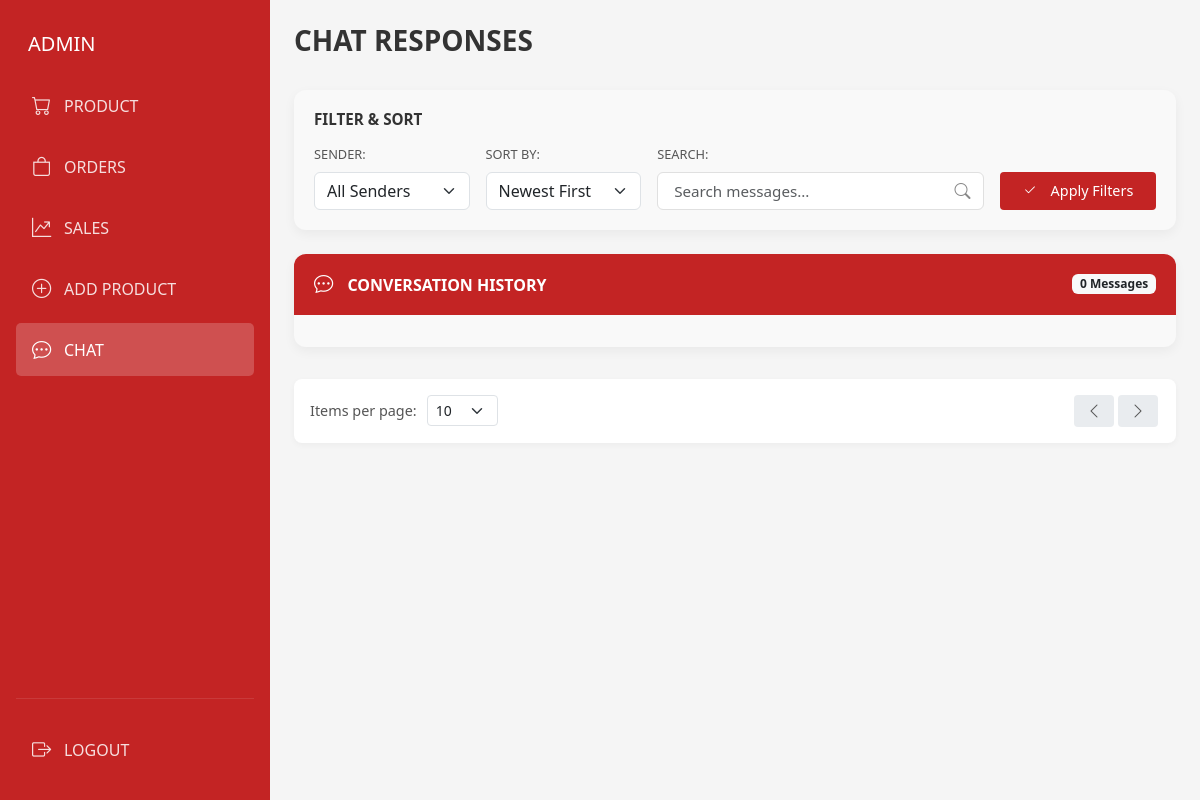
The page /admin/chatbot.php on the database as committed earlier.
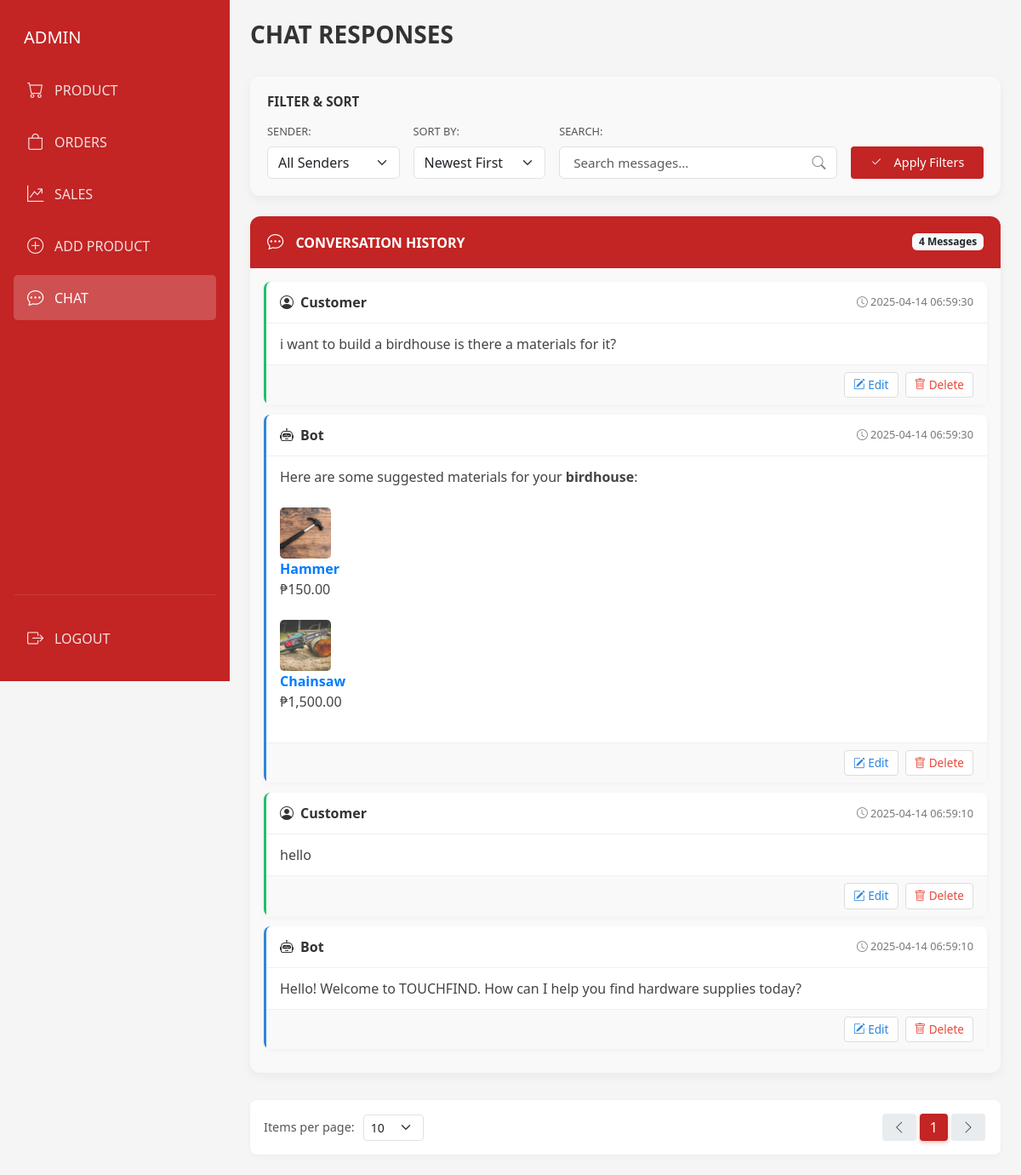
The same page on the database as committed later.
### tables this page shows
CREATE TABLE `chat` (
  `chat_id` int(11) NOT NULL,
  `chat_time` timestamp NOT NULL DEFAULT current_timestamp(),
  `message` text NOT NULL,
  `sender_name` enum('Customer','Bot') NOT NULL
);

### admin/components/fetch_chat_messages.php (called while the page is built, shortened)
<?php
include 'db_connection.php';
$page = isset($_GET['page']) ? intval($_GET['page']) : 1;
$itemsPerPage = isset($_GET['items_per_page']) ? intval($_GET['items_per_page']) : 10;
$offset = ($page - 1) * $itemsPerPage;
$countSql = "SELECT COUNT(*) as total FROM chat";
$countResult = $conn->query($countSql);
$totalMessages = $countResult->fetch_assoc()['total'];
$totalPages = ceil($totalMessages / $itemsPerPage);
$sql = "SELECT * FROM chat ORDER BY chat_time DESC LIMIT $offset, $itemsPerPage";
$result = $conn->query($sql);
$messages = array();
if ($result->num_rows > 0) {
    while($row = $result->fetch_assoc()) {
        $messages[] = $row;
    }
}
?>

### admin/chatbot.php (the view, shortened to what this page needs)
<!DOCTYPE html>
<html lang="en">
<head>
    <link href="../vendor/bootstrap/css/bootstrap.min.css" rel="stylesheet">
    <link rel="stylesheet" href="https://cdn.jsdelivr.net/npm/bootstrap-icons@1.11.3/font/bootstrap-icons.min.css">
    <link href="css/admin.css" rel="stylesheet">
</head>
<body>
    <?php include 'components/delete_product.php'; ?>
    <div class="d-flex admin-dashboard">
        <aside class="admin-sidebar">
            <?php include 'components/admin_sidebar.php'; ?>
        </aside>
        <main class="admin-main">
            <div class="container-fluid px-4 py-4">
                <div class="d-flex flex-column mb-4">
                    <h1 class="admin-page-title">CHAT RESPONSES</h1>
                </div>
                <?php include 'components/fetch_chat_messages.php'; ?>
                <div class="filter-sort-container mb-4">
                    <h6 class="filter-sort-heading mb-3">FILTER & SORT</h6>
                    <div class="filter-row">
                        <div class="filter-col sender-col">
                            <div class="filter-item">
                                <label for="inlineSenderFilter" class="filter-label">SENDER:</label>
                                <select class="form-select" id="inlineSenderFilter">
                                    <option value="">All Senders</option>
                                </select>
                            </div>
                        </div>
                        <div class="filter-col sort-col">
                            <div class="filter-item">
                                <label for="inlineSortOrder" class="filter-label">SORT BY:</label>
                                <select class="form-select" id="inlineSortOrder">
                                    <option value="newest">Newest First</option>
                                </select>
                            </div>
                        </div>
                        <div class="filter-col search-col">
                            <div class="filter-item">
                                <label for="search-chat-responses" class="filter-label">SEARCH:</label>
                                <div class="search-box">
                                    <input type="text" class="form-control" id="search-chat-responses" placeholder="Search messages..." data-search-target="chat-responses">
                                </div>
                            </div>
                        </div>
                        <div class="filter-col button-col">
                            <div class="filter-button-wrapper">
                                <button class="btn btn-apply-filters" id="applyInlineFilters">
                                    <i class="bi bi-check2"></i>Apply Filters
                                </button>
                            </div>
                        </div>
                    </div>
                </div>
                <div class="chat-container">
                    <div class="chat-header">
                        <div>
                            <i class="bi bi-chat-dots"></i>
                            <span>CONVERSATION HISTORY</span>
                        </div>
                        <span class="badge bg-light text-dark"><?php echo $totalMessages; ?> Messages</span>
                    </div>
                    <div class="p-3" id="message-list">
                        <?php foreach ($messages as $message): ?>
                        <div class="message-card <?php echo strtolower(str_replace(' ', '-', $message['sender_name'])); ?>-message"
                             data-id="<?php echo $message['chat_id']; ?>"
                             data-sender="<?php echo $message['sender_name']; ?>">
                            <div class="message-header">
                                <div class="message-sender">
                                    <i class="bi <?php echo ($message['sender_name'] == 'Support Bot' || $message['sender_name'] == 'Bot') ? 'bi-robot' : 'bi-person-circle'; ?>"></i>
                                    <span><?php echo $message['sender_name']; ?></span>
                                </div>
                                <div class="message-timestamp">
                                    <i class="bi bi-clock"></i>
                                    <?php echo $message['chat_time']; ?>
                                </div>
                            </div>
                            <div class="message-content">
                                <?php echo $message['message']; ?>
                            </div>
                            <div class="message-actions">
                                <button class="btn-message-action edit"
                                        data-bs-toggle="modal"
                                        data-bs-target="#editMessageModal"
                                        data-id="<?php echo $message['chat_id']; ?>"
                                        data-timestamp="<?php echo $message['chat_time']; ?>"
                                        data-sender="<?php echo $message['sender_name']; ?>"
                                        data-message="<?php echo htmlspecialchars($message['message']); ?>">
                                    <i class="bi bi-pencil-square"></i> Edit
                                </button>
                                <button class="btn-message-action delete"
                                        data-bs-toggle="modal"
                                        data-bs-target="#deleteMessageModal"
                                        data-id="<?php echo $message['chat_id']; ?>"
                                        data-sender="<?php echo $message['sender_name']; ?>">
                                    <i class="bi bi-trash"></i> Delete
                                </button>
                            </div>
                        </div>
                        <?php endforeach; ?>
                    </div>
                </div>
                <div class="pagination-container">
                    <div class="d-flex flex-column flex-md-row justify-content-between align-items-center">
                        <div class="items-per-page mb-3 mb-md-0">
                            <span>Items per page:</span>
                            <select class="form-select form-select-sm d-inline-block w-auto" id="itemsPerPageSelect">
                                <option value="10" <?php echo $itemsPerPage == 10 ? 'selected' : ''; ?>>10</option>
                            </select>
                        </div>
                        <nav aria-label="Page navigation">
                            <ul class="pagination mb-0">
                                <li class="page-item <?php echo $page <= 1 ? 'disabled' : ''; ?>">
                                    <a class="page-link" href="?page=<?php echo $page-1; ?>&items_per_page=<?php echo $itemsPerPage; ?>" aria-label="Previous">
                                        <i class="bi bi-chevron-left"></i>
                                    </a>
                                </li>
                                <?php for($i = 1; $i <= $totalPages; $i++): ?>
                                <li class="page-item <?php echo $i == $page ? 'active' : ''; ?>">
                                    <a class="page-link" href="?page=<?php echo $i; ?>&items_per_page=<?php echo $itemsPerPage; ?>"><?php echo $i; ?></a>
                                </li>
                                <?php endfor; ?>
                                <li class="page-item <?php echo $page >= $totalPages ? 'disabled' : ''; ?>">
                                    <a class="page-link" href="?page=<?php echo $page+1; ?>&items_per_page=<?php echo $itemsPerPage; ?>" aria-label="Next">
                                        <i class="bi bi-chevron-right"></i>
                                    </a>
                                </li>
                            </ul>
                        </nav>
                    </div>
                </div>
            </div>
        </main>
    </div>
</body>
</html>

### admin/components/admin_sidebar.php
<div class="admin-brand mb-4">
    <h5 class="text-white mb-0">ADMIN</h5>
</div>
<nav class="admin-nav">
    <a href="product_list.php" class="nav-link <?php echo (basename($_SERVER['PHP_SELF']) == 'product_list.php') ? 'active' : ''; ?>">
        <i class="bi bi-cart nav-icon"></i>
        PRODUCT
    </a>
    <a href="order_list.php" class="nav-link <?php echo (basename($_SERVER['PHP_SELF']) == 'order_list.php') ? 'active' : ''; ?>">
        <i class="bi bi-bag nav-icon"></i>
        ORDERS
    </a>
    <a href="sales.php" class="nav-link <?php echo (basename($_SERVER['PHP_SELF']) == 'sales.php') ? 'active' : ''; ?>">
        <i class="bi bi-graph-up-arrow nav-icon"></i>
        SALES
    </a>
    <a href="add_product.php" class="nav-link <?php echo (basename($_SERVER['PHP_SELF']) == 'add_product.php') ? 'active' : ''; ?>">
        <i class="bi bi-plus-circle nav-icon"></i>
        ADD PRODUCT
    </a>
    <a href="chatbot.php" class="nav-link <?php echo (basename($_SERVER['PHP_SELF']) == 'chatbot.php') ? 'active' : ''; ?>">
        <i class="bi bi-chat-dots nav-icon"></i>
        CHAT
    </a>
</nav>
<div class="admin-logout">
    <a href="login.php" class="logout-link">
        <i class="bi bi-box-arrow-right nav-icon"></i>
        LOGOUT
    </a>
</div>

### admin/css/admin.css (style rules this page uses)
:root { --vh: 1vh; }
.form-control { padding: 12px 16px; border: 1px solid #ddd; border-radius: 5px; transition: all 0.3s ease; height: 46px; font-size: 14px; }
.admin-dashboard { width: 100%; min-height: 100vh; background-color: #f5f5f5; color: #333; overflow-x: hidden; display: flex; }
.admin-sidebar { width: 270px; background-color: #c32424; min-height: 100vh; height: 100vh; padding: 1.5rem 1rem; display: flex; flex-direction: column; position: fixed; left: 0; top: 0; overflow-y: auto; z-index: 1000; }
.admin-brand { padding-left: 0.75rem; padding-top: 0.5rem; }
.admin-nav { display: flex; flex-direction: column; gap: 0.5rem; flex-grow: 1; }
.admin-nav .nav-link { color: rgba(255, 255, 255, 0.85); display: flex; align-items: center; padding: 0.75rem 1rem; border-radius: 5px; text-decoration: none; transition: all 0.2s ease; font-weight: 500; }
.admin-nav .nav-link.active { background-color: rgba(255, 255, 255, 0.2); color: white; }
.nav-icon { margin-right: 0.8rem; font-size: 1.2rem; }
.admin-logout { margin-top: auto; padding-top: 1.5rem; border-top: 1px solid rgba(255, 255, 255, 0.1); }
.logout-link { color: rgba(255, 255, 255, 0.85); display: flex; align-items: center; padding: 0.75rem 1rem; border-radius: 5px; text-decoration: none; transition: all 0.2s ease; font-weight: 500; }
.admin-main { flex: 1; background-color: #f5f5f5; overflow-x: hidden; margin-left: 270px; width: calc(100% - 270px); min-height: 100vh; }
.admin-page-title { font-size: 1.75rem; font-weight: 700; color: #333; }
.search-box { position: relative; width: 300px; margin-right: 12px; }
.search-box input { padding: 0.6rem 1rem; padding-right: 3rem; border-radius: 4px; height: 45px; border: 1px solid #e0e0e0; background-color: #fff; font-size: 0.95rem; }
.pagination { display: flex; align-items: center; }
.pagination .page-item .page-link { color: #555; border: none; min-width: 32px; height: 32px; display: flex; align-items: center; justify-content: center; margin: 0 2px; font-weight: 500; border-radius: 4px; padding: 0.25rem 0.75rem; }
.pagination .page-item.active .page-link { background-color: #c32424; color: white; box-shadow: 0 2px 5px rgba(195, 36, 36, 0.3); }
.pagination .page-item:first-child .page-link, .pagination .page-item:last-child .page-link { color: #555; font-weight: normal; padding: 0.25rem 0.75rem; min-width: auto; white-space: nowrap; }
.items-per-page { color: #666; font-size: 0.9rem; }
.form-select { border-color: #dee2e6; }
.product-image { width: 60px; height: 60px; border-radius: 6px; background-color: #f5f5f5; display: flex; align-self: start; justify-content: center; align-items: center; overflow: hidden; }
.product-name { font-weight: 600; color: #333; margin-bottom: 4px; }
.form-control { padding: 0.8rem 1rem; border: 1px solid #dee2e6; border-radius: 6px; transition: all 0.3s ease; }

Rows that differ between the two databases and show on the page:
added chat: sender_name "Customer", chat_time "2025-04-14 06:59:30", message "i want to build a birdhouse is there a materials for it?"
added chat: sender_name "Bot", chat_time "2025-04-14 06:59:30", message "Here are some suggested materials for your birdhouse : Hammer ₱150.00 Chainsaw ₱1,500.00", message (picture)
added chat: sender_name "Customer", chat_time "2025-04-14 06:59:10", message "hello"
added chat: sender_name "Bot", chat_time "2025-04-14 06:59:10", message "Hello! Welcome to TOUCHFIND. How can I help you find hardware supplies today?"
Other text that changed with them:
$totalMessages: "0" → "4"
new list line: "1"
